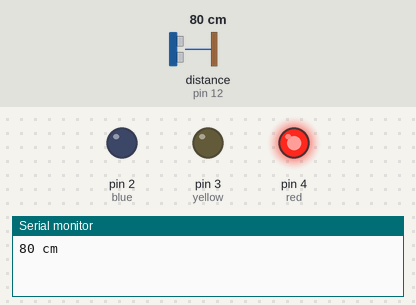
The sketch below on a simulated Arduino Uno, built with avr-gcc and run on an emulated ATmega328P. Parts: output pins drawn as LEDs (lit = HIGH), the last lines printed to the serial monitor. Wiring (inferred from the names in the program): ultrasonic range finder: trigger pin 13; echo pin 12. Inputs (shaded band) come from the test bench; at power-on: distance to the obstacle (sensor on pin 12) 80 cm. The echo pulse lasts 58.3 µs per cm; pins used as bus, display or sensor lines are not drawn.

Above: at 1.2 s.
1.3 s: distance to the obstacle (sensor on pin 12) set to 64 cm
2.8 s: distance to the obstacle (sensor on pin 12) set to 56 cm
At 3.5 s:
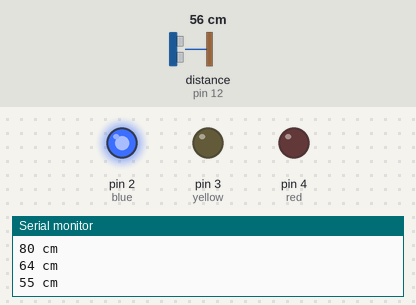
4.3 s: distance to the obstacle (sensor on pin 12) set to 34 cm
5.8 s: distance to the obstacle (sensor on pin 12) set to 27 cm
At 6.6 s:
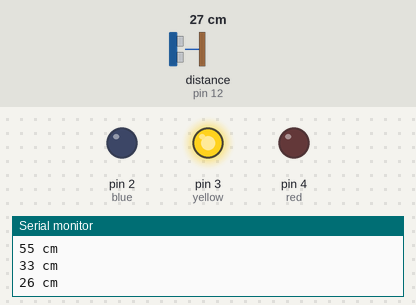
7.3 s: distance to the obstacle (sensor on pin 12) set to 35 cm
At 7.7 s:
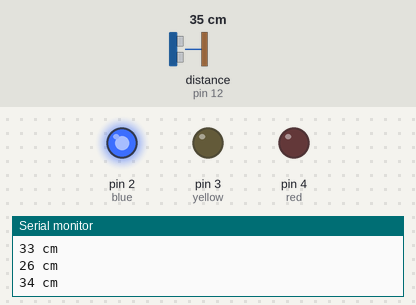
8.8 s: distance to the obstacle (sensor on pin 12) set to 2 cm
At 10.2 s:
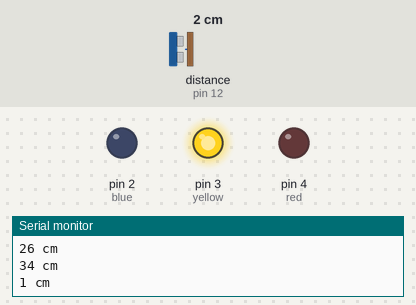
Timing chart, 0 to 11.3 s (numbered marks = the images above; inputs shaded):
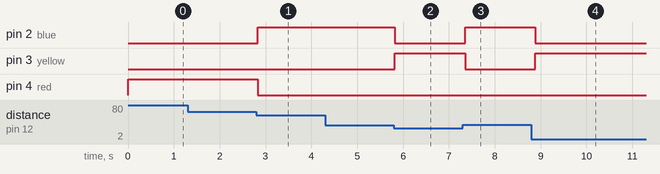

The sketch:

AR01_ultrasonic.ino
```cpp
/*
 예제 6.7
 초음파 거리센서를 이용한 거리 측정
*/

// 트리거 핀과 에코 핀 번호를 설정한다.
const char trigPin = 13;
const char echoPin = 12;

int red = 4;
int yellow = 3;
int blue = 2;
// 펄스 폭과 거리 변수 설정
int pulseWidth;
int distance;
int distanceOld;

void setup() {
  // 시리얼 통신 설정
  Serial.begin (9600);
  // 트리거 핀은 출력으로, 에코핀은 입력으로 설정
  pinMode(trigPin, OUTPUT);
  pinMode(echoPin, INPUT);
  pinMode(red, OUTPUT);
  pinMode(yellow, OUTPUT);
  pinMode(blue, OUTPUT);

  // 트리거 핀의 초기값을 LOW로 한다
  digitalWrite(trigPin, LOW);
}

void loop(){
  // 10us의 트리거 신호를 HC-SR04로 내보낸다.
  digitalWrite(trigPin, HIGH);
  delayMicroseconds(10);
  digitalWrite(trigPin, LOW);

  // Echo 펄스 폭을 측정하여 pulseWidth 변수에 저장한다.
  pulseWidth = pulseIn(echoPin, HIGH);
  // 거리를 계산한다.
  distance = pulseWidth / 58;

  // 감지거리인 2~200cm 범위의 거리값만 사용한다.
  if(distance <= 200 || distance >= 2){
    // 이전의 거리값과 비교하여 변화가 있을 경우에만
    // 시리얼 통신으로 전송한다.
    if(distance != distanceOld){
      Serial.print(distance);
      Serial.println(" cm");
    };
  };
  if(distance < 31) {
    digitalWrite(yellow, HIGH);
    digitalWrite(red, LOW);
    digitalWrite(blue, LOW);
  }
  else if(distance >30 && distance < 61) {
    digitalWrite(blue, HIGH);
    digitalWrite(red, LOW);
    digitalWrite(yellow, LOW);
  }
  else if(distance >60) {
    digitalWrite(red, HIGH);
    digitalWrite(yellow, LOW);
    digitalWrite(blue, LOW);
  }


  distanceOld = distance;
  delay(100);
}
```

Measured:
- the behaviour switches between 61 and 60 cm on distance to the obstacle (sensor on pin 12) (found by bisection; images 0 and 1)
- the behaviour switches between 32 and 31 cm on distance to the obstacle (sensor on pin 12) (found by bisection; images 1 and 2)
- after the input at 2.8 s, pin 2 (blue): LOW → HIGH at once; pin 4 (red): HIGH → LOW at once
- after the input at 5.8 s, pin 2 (blue): HIGH → LOW at once; pin 3 (yellow): LOW → HIGH at once
- after the input at 7.3 s, pin 2 (blue): LOW → HIGH after 0.05 s; pin 3 (yellow): HIGH → LOW after 0.05 s
- after the input at 8.8 s, pin 2 (blue): HIGH → LOW after 0.09 s; pin 3 (yellow): LOW → HIGH after 0.09 s
